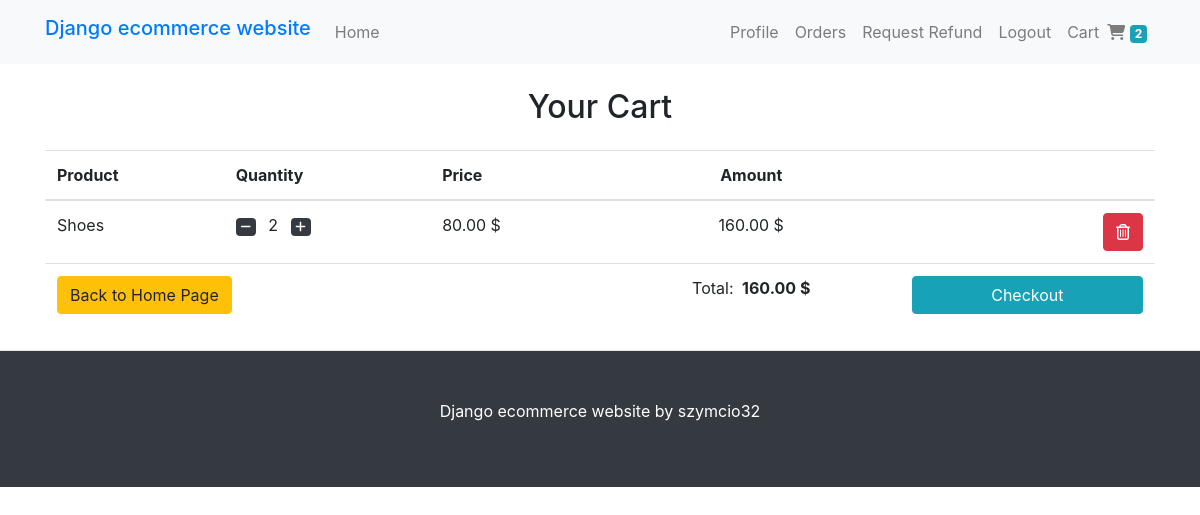
The app's page /cart/ (signed in) with its own data.
### carts/models.py (models this page shows, shortened)
class Order(models.Model):
    order_id = models.CharField(max_length=20)
    user = models.ForeignKey(settings.AUTH_USER_MODEL, on_delete=models.CASCADE)
    items = models.ManyToManyField(OrderItem)
    ordered = models.BooleanField(default=False)
    created_date = models.DateTimeField(auto_now_add=True)
    shipping_address = models.ForeignKey(ShippingAddress, on_delete=models.SET_NULL, null=True, blank=True)
    payment = models.ForeignKey(Payment, on_delete=models.SET_NULL, null=True, blank=True)
    promo_code_applied = models.BooleanField(default=False)
    promo_code_discount = models.FloatField(default=0)
    refund_requested = models.BooleanField(default=False)
    refund_granted = models.BooleanField(default=False)
    def get_total_amount(self):
        total = sum(item.get_total() for item in self.items.all())
        return total - self.promo_code_discount
    def get_total_quantity(self):
        return sum(item.quantity for item in self.items.all())

class OrderItem(models.Model):
    user = models.ForeignKey(settings.AUTH_USER_MODEL, on_delete=models.CASCADE)
    item = models.ForeignKey(Product, on_delete=models.CASCADE)
    quantity = models.IntegerField(default=1)
    created_date = models.DateTimeField(auto_now_add=True)
    def get_total(self):
        return round(self.item.price * self.quantity, 2)

### products/models.py (models this page shows, shortened)
class Product(models.Model):
    IMG_DIMENSION = 540
    name = models.CharField(max_length=50)
    description = models.TextField()
    price = models.FloatField()
    category = models.ForeignKey(Category, on_delete=models.CASCADE)
    thumbnail = models.ImageField(upload_to='products/')
    class Meta:
        ordering = ['pk']

### carts/views.py (the view)
# urls.py: path('', CartDetailView.as_view(), name='show-cart'),
class CartDetailView(LoginRequiredMixin, DetailView):
    context_object_name = 'order'
    template_name = 'carts/cart.html'
    def get_object(self, queryset=None):
        return self.request.user.order_set.filter(ordered=False).first()

### carts/templatetags/cart_icon.py (called while the page is built)
@register.filter
def total_cart_items(user):
    if user.is_authenticated:
        order = Order.objects.filter(user=user, ordered=False).first()
        return order.get_total_quantity() if order else 0
    return 0

### carts/templates/carts/cart.html (shortened to what this page needs)
{% extends "products/base.html" %}
{% load static %}
{% block content %}
    <div class="container my-4">
        <h2 class="text-center my-4">Your Cart</h2>
        <table class="table">
            {% if order.items.all %}
            <thead>
                <tr>
                    <th scope="col">Product</th>
                    <th scope="col">Quantity</th>
                    <th scope="col">Price</th>
                    <th scope="col" class="text-center">Amount</th>
                    <th scope="col"></th>
                </tr>
            </thead>
            {% endif %}
            <tbody>
                {% for item in order.items.all %}
                    <tr>
                        <td>{{ item.item.name }}</td>
                        <td>
                            <a href="{% url 'carts:decrease-product-in-cart' item.item.id %}"><span class="badge badge-dark mr-2"><i class="fas fa-minus"></i></span></a>
                            <span>{{ item.quantity }}</span>
                            <a href="{% url 'carts:increase-product-in-cart' item.item.id %}"><span class="badge badge-dark ml-2"><i class="fas fa-plus"></i></span></a>
                        </td>
                        <td>{{ item.item.price|floatformat:2 }} $</td>
                        <td class="text-center">{{ item.get_total|floatformat:2 }} $</td>
                        <td class="text-right">
                            <a class="btn btn-danger" href="{% url 'carts:remove-from-cart' item.item.id %}"><i class="far fa-trash-alt"></i></a>
                        </td>
                    </tr>
                {% empty %}
                    <div class="alert alert-info" role="alert">
                        The cart is empty
                    </div>
                {% endfor %}
                <tr>
                    <td colspan="3">
                        <a class="btn btn-warning" href="{% url 'products:home-page' %}">Back to Home Page</a>
                    </td>
                    {% if order.items.all %}
                    <td class="text-center">
                        Total: <span class="font-weight-bold ml-1">{{ order.get_total_amount|floatformat:2 }} $</span>
                    </td>
                    <td>
                        <a class="btn btn-info btn-block" href="{% url 'checkout:checkout' %}">Checkout</a>
                    </td>
                    {% endif %}
                </tr>
            </tbody>
        </table>
    </div>
{% endblock %}

### products/templates/products/navbar.html (shortened to what this page needs)
{% load cart_icon %}
<nav class="navbar sticky-top navbar-expand-md navbar-light bg-light">
    <div class="container">
        <a class="navbar-brand h1 text-primary" href="{% url 'products:home-page' %}">Django ecommerce website</a>
        <div class="collapse navbar-collapse" id="navbarToggler">
            <ul class="navbar-nav mr-auto">
                <li class="nav-item">
                    <a class="nav-link" href="{% url 'products:home-page' %}">Home</a>
                </li>
            </ul>
            <ul class="navbar-nav">
                {% if user.is_authenticated %}
                    <li class="nav-item">
                        <a class="nav-link" href="{% url 'profile' %}">Profile</a>
                    </li>
                    <li class="nav-item">
                        <a class="nav-link" href="{% url 'show-orders' %}">Orders</a>
                    </li>
                    <li class="nav-item">
                        <a class="nav-link" href="{% url 'refund' %}">Request Refund</a>
                    </li>
                    <li class="nav-item">
                        <a class="nav-link" href="{% url 'account_logout' %}">Logout</a>
                    </li>
                {% endif %}
                <li class="nav-item">
                    <a class="nav-link" href="{% url 'carts:show-cart' %}">Cart<i class="fas fa-shopping-cart ml-2"></i>
                        <span id="cart-total-items" class="badge badge-info">{{ user| total_cart_items }}</span>
                    </a>
                </li>
            </ul>
        </div>
    </div>
</nav>

### records on screen
OrderItem: item.name "Shoes", quantity "2", item.price "80.00", get_total "160.00"
Order: get_total_amount "160.00"

### other values on screen
{{ user| total_cart_items }} "2"
